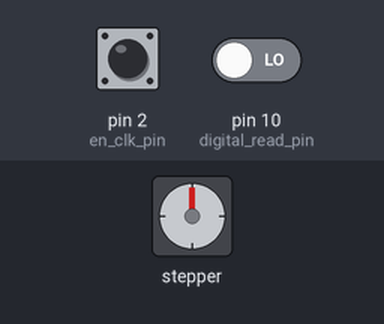
The sketch below on a simulated Arduino Nano, built with avr-gcc and run on an emulated ATmega328P. Parts: stepper motor. Wiring (inferred from the names in the program): stepper motor driver (200 steps per turn assumed): step pin 9; direction pin 8; enable pin 7. Inputs (shaded band) come from the test bench; at power-on: pin 10 (digital_read_pin) LOW, pin 2 (en_clk_pin) HIGH. What the sketch prints to the serial monitor is not drawn.

Above: at 1.3 s.
1.4 s: pin 10 (digital_read_pin) driven HIGH
At 1.55 s:
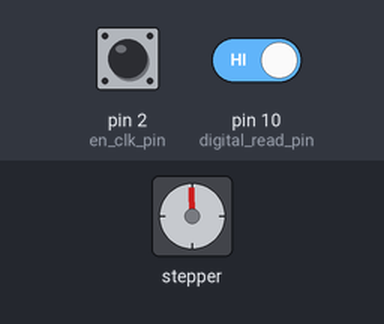
At 2.15 s:
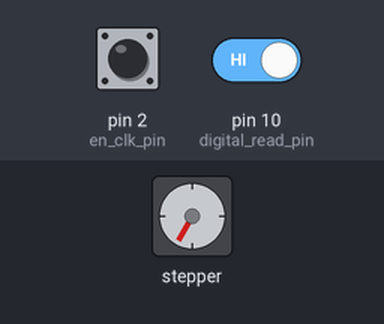
4.4 s: pin 2 (en_clk_pin) driven LOW
At 4.55 s:
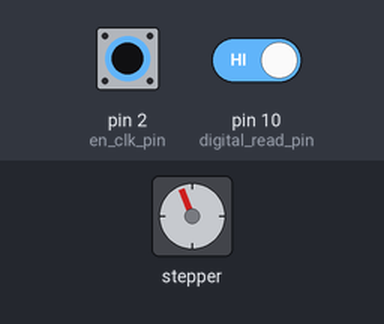
7.4 s: pin 2 (en_clk_pin) driven HIGH
10.4 s: pin 2 (en_clk_pin) pulsed LOW 2 times (0.12 s each, 0.3 s apart)
Timing chart, 0 to 17.6 s (numbered marks = the images above; inputs shaded):
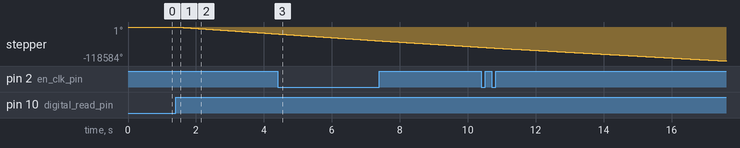

Measured:
- after the input at 1.4 s, stepper: keeps turning counter-clockwise at about 8046°/s, starting at once

The sketch:

dsr_nema17_42hs48_1684_009_01.ino
```cpp
/*
Code Version 9.1:- Read Digital Read Pin From other Arduino Nano (Which is Reading PWM from FC or Reciver)
Code Version 9 :- Falling back to general (not using accel lib)
Code Version 8 :- Facing an issue with reading PWM , implementing knob(Hw 040) for increasing and decreasing the pwm val manually.
                  Code implementations from "dsr_nema23_002_2.ino"
Code Version 7 :- Activate the seed picker only when pwm read is above 1200pwm
Code Version 6 :- Avoid using pulsein and implement ISR
Code Version 5 :- Recheck accel lib , rpm calculation in loop
Code Version 4 :- Torque calculation on bench (Running Torque 2kgcm @3200SPR @1.5amp @93.75rpm )
Code Version 3 :- micro step selection based in range 5rpm to 100rpm
Code Version 2 :- implement RPM calculator in setup section for the micro step and dt selected
Code Version 1 :- Check accel lib and micro stepping
---------------- Components Used ----------------
Driver Used  = TB6600
Stepper Used = Nema 17, 42HS48-1684,
Gear Box = No
Micro Step used = 1/16 (Full Step Mode - 200SPR) S1 = 1, S2 = 1, S3 = 0
Current Set = 1.5Amp  S4 = 1, S5 = 1, S6 = 0
Input Volatge = 12v (8amp) for driver
Arduino = Nano original
12v to 5v buck (for powering Nano)
Rotary encoder input = Hw040 30pulses per 1 complete rotation
--------------------------------------------------

-------------- Connections -------------------
TB6600 to Nano
 ENA- , DIR- and PUL-  ->   gnd of arduino
 ENA+                  ->   D7
 DIR+                  ->   D8
 PUL+                  ->   D9

Encode Knob to nano
Clk O/p A             ->    D2
Dt  O/p B             ->    NC
Sw                    ->    NC
-----------------------------------------------


Created on :- 09-02-2026
Created by :- K Madhu Mohan Chary
For code enquiry :- madhu@marutdrones.com

*/
#include <AccelStepper.h>

// Used Common cathode setup on driver
const byte pul_pin = 9; //pulse pin
const byte dir_pin = 8; //direction pin
const byte ena_pin = 7; //enable pin


//micro step selection based in range 5rpm to 100rpm
unsigned long SPR = 3200; //Steps per rotation (unsigned long for rpm calculation)
unsigned long dt = 100; //micro seconds
int dt_min = 100; //100 -> 93.75rpm or 1.5625rps (0.5kgcm holding , 2kgcm running torque) @3200SPR @1.5amp (or)   200 -> 93.75 @1600SPR
int dt_max = 1000; //1000 -> 9.38rpm or 0.1563rps (1.5kgcm holding, 2.5kgcm running torque) @3200SPR @1.5amp (or)  2000 -> 9.38 @1600SPR
float rpm ; //rpm must be float or double


//Torque
int read_pos = 0; // for incoming serial data

//accel
float accel_lib_rpm ;
int set_step_per_sec = 0;
int min_step_per_sec = 500; // 93.75 RPM @3200 SPR
int max_step_per_sec = 5000;// 9.38 RPM @3200 SPR

//picker
//int min_seeder_pwm = 1051; Updated in knob section
int max_seeder_pwm = 1951;
unsigned long read_seeder_pwm = 0;


//cutoff pwm
unsigned long cut_off_pwm = 1200;


//knob
volatile byte en_clk_pin = 2;//interrupt pin
volatile int pwm_incre_decre_factor = 50;
volatile int pwm_incre_decre = 0;
volatile int min_seeder_pwm = 1051;


//micro
unsigned long curr_micro = 0;
unsigned long prev_micro = 0;
volatile bool state = HIGH;

volatile int dt_micro = 100;
volatile int dt_micro_min = 100;
volatile int dt_micro_max = 1000;
volatile int dt_micro_factor = 10;

//digital Read from other (nano)
int digital_read_pin = 10;
int digital_read_val = 0;


void change_dt_micro()
{
    dt_micro = dt_micro + dt_micro_factor;

    if(dt_micro > dt_micro_max)
    {
      dt_micro = dt_micro_min;
    }
}

void setup() {
  pinMode(pul_pin,OUTPUT);
  pinMode(dir_pin,OUTPUT);
  pinMode(ena_pin,OUTPUT);
  pinMode(en_clk_pin,INPUT);
  pinMode(digital_read_pin,INPUT);

  digitalWrite(ena_pin,LOW);
  digitalWrite(dir_pin,LOW);
  Serial.begin(9600);

  delay(100);

  //seed_stepper.setMaxSpeed(max_step_per_sec);// in steps per second = 3200 * 1.5625 = 5000 (max steps per second) @93.75rpm
  // 3200 * 0.1563 = 500 (min steps per second) @9.38rpm
  rpm = 30000000.0 / (SPR * dt); //importent

  Serial.print("With SPR = ");
  Serial.print(SPR);
  Serial.print(" and dt = ");
  Serial.print(dt);
  Serial.print(" Calculated RPM = ");
  Serial.println(rpm);
  attachInterrupt(digitalPinToInterrupt(en_clk_pin),change_dt_micro,RISING);

}

void loop()
{

   digital_read_val = digitalRead(digital_read_pin);

   if(digital_read_val == 1)
   {
   curr_micro = micros();
   if((curr_micro - prev_micro) >= dt_micro)
   {
      state = !state;
      digitalWrite(pul_pin,state);
      //Serial.println(state);
      prev_micro = curr_micro;
   }
   }

}
```
